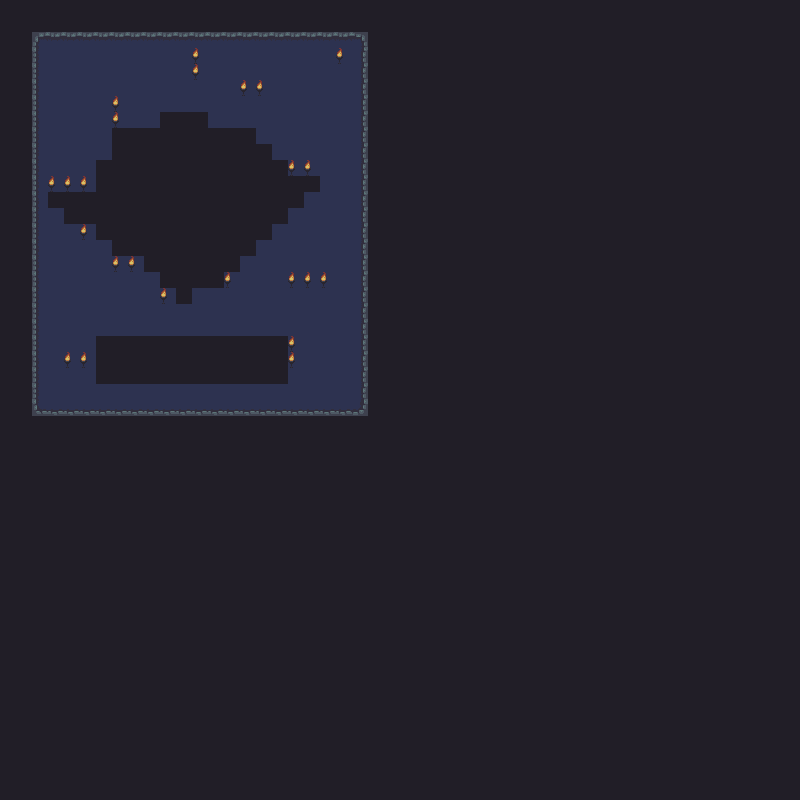

Below is a game level as drawn by its tile map, then a one-line description and the .tmx that defines it (tile-layer data replaced by summaries):
An orthogonal 50x50 tile map with 16x16 px tiles, 3 tile layers (Solid, Layer1, Layer2).

<map version="1.2" tiledversion="1.2.1" orientation="orthogonal" renderorder="right-down" width="50" height="50" tilewidth="16" tileheight="16" infinite="0" nextlayerid="8" nextobjectid="1">
 <tileset firstgid="1" name="dungeon_tiles_formatted_v2" tilewidth="16" tileheight="16" tilecount="299" columns="23">
  <image source="dungeon_tiles_formatted_v2.png" width="368" height="208" />
 </tileset>
 <layer id="1" name="Solid" width="50" height="50">
  <data>[2500 cells, 2141 non-empty, 1 distinct tile ids]</data>
 </layer>
 <layer id="6" name="Layer1" width="50" height="50">
  <data>[2500 cells, 360 non-empty, 10 distinct tile ids]</data>
 </layer>
 <layer id="7" name="Layer2" width="50" height="50">
  <data>[2500 cells, 24 non-empty, 1 distinct tile ids]</data>
 </layer>
</map>
